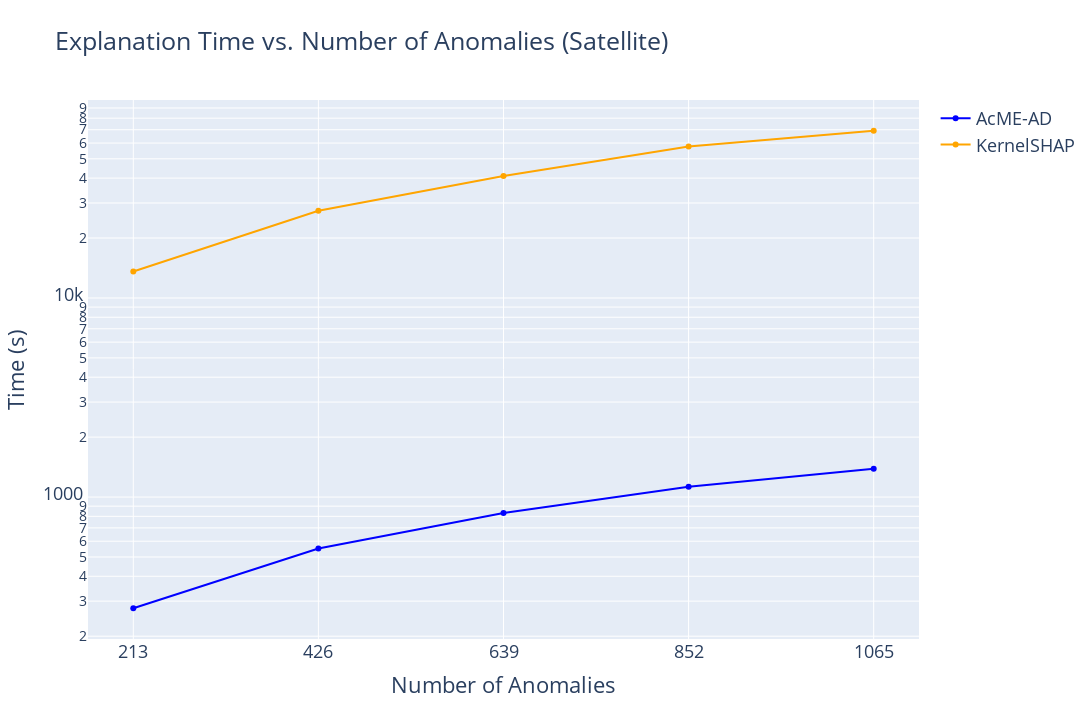

Write notebook code for a chart like this one.
### Code cell
import plotly.graph_objects as go
n_sampled_anomalies = [len(x) for x in sampled_anomalies]

time_fig = go.Figure()
time_fig.add_trace(go.Scatter(
    x=n_sampled_anomalies, 
    y=acme_times, 
    mode="lines+markers", 
    name="AcME-AD", 
    line=dict(color="blue"), 
    marker=dict(color="blue")
))
time_fig.add_trace(go.Scatter(
    x=n_sampled_anomalies, 
    y=shap_times, 
    mode="lines+markers", 
    name="KernelSHAP", 
    line=dict(color="orange"), 
    marker=dict(color="orange")
))
time_fig.update_layout(
    title="Explanation Time vs. Number of Anomalies (Satellite)",
    xaxis_title="Number of Anomalies",
    yaxis_title="Time (s)",
    showlegend=True, 
    hovermode="x", 
    yaxis_type="log"
)
time_fig.update_xaxes(tickmode="array", tickvals=n_sampled_anomalies)
time_fig.update_layout(width = 10*1.2*100, height=6*1.2*100, font=dict(size=18))
time_fig.show()

### Figure 1 — Plotly figure (JSON) as saved in the notebook; plotly's stock layout.template omitted (floating-point values rounded to 4 significant figures)
{"data": [{"line": {"color": "blue"}, "marker": {"color": "blue"}, "mode": "lines+markers", "name": "AcME-AD", "type": "scatter", "x": [213, 426, 639, 852, 1065], "y": [276.2, 551.8, 832.4, 1127.0, 1387.0]}, {"line": {"color": "orange"}, "marker": {"color": "orange"}, "mode": "lines+markers", "name": "KernelSHAP", "type": "scatter", "x": [213, 426, 639, 852, 1065], "y": [13570.0, 27410.0, 40950.0, 57700.0, 69220.0]}], "layout": {"font": {"size": 18}, "height": 720.0, "hovermode": "x", "showlegend": true, "title": {"text": "Explanation Time vs. Number of Anomalies (Satellite)"}, "width": 1200, "xaxis": {"autorange": true, "range": [161.4, 1117.0], "tickmode": "array", "tickvals": [213, 426, 639, 852, 1065], "title": {"text": "Number of Anomalies"}, "type": "linear"}, "yaxis": {"autorange": true, "range": [2.287, 4.994], "title": {"text": "Time (s)"}, "type": "log"}}}
